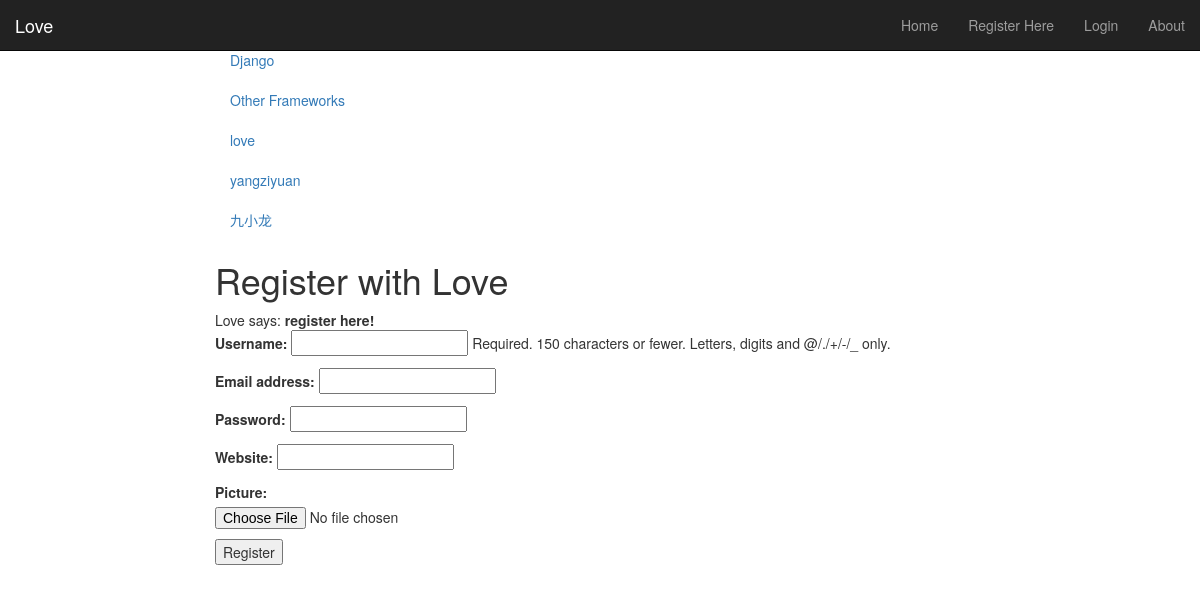
The page /love/register/ on the database its author committed.
### love/models.py (models this page shows, shortened)
class Category(models.Model):
    name = models.CharField(max_length=128, unique=True)
    views = models.IntegerField(default=0)
    likes = models.IntegerField(default=0)
    slug = models.SlugField(unique=True)

### love/views.py (the view)
def register(request):
    registered = False
    if request.method == 'POST':
        user_form = UserForm(data=request.POST)
        profile_form = UserProfileForm(data=request.POST)
        if user_form.is_valid() and profile_form.is_valid():
            user = user_form.save()
            user.set_password(user.password)
            user.save()
            profile = profile_form.save(commit=False)
            profile.user = user
            if 'picture' in request.FILES:
                profile.picture = request.FILES['picture']
            profile.save()
            registered = True
        else:
            print user_form.errors, profile_form.errors
    else:
        user_form = UserForm()
        profile_form = UserProfileForm()
    return render(request,
                  'love/register.html',
                  {'user_form': user_form, 'profile_form': profile_form, 'registered': registered})

### love/forms.py
class UserForm(forms.ModelForm):
    password = forms.CharField(widget=forms.PasswordInput())
    class Meta:
        model = User
        fields = ('username', 'email', 'password')

class UserProfileForm(forms.ModelForm):
    class Meta:
        model = UserProfile
        fields = ('website', 'picture')

### love/templatetags/love_extras.py (called while the page is built)
@register.inclusion_tag('love/cats.html')
def get_category_list(cat=None):
    return {'cats': Category.objects.all(), 'act_cat': cat}

### templates/love/register.html (shortened to what this page needs)
{% extends 'base.html' %}
{% load staticfiles %}
{% block body_block %}
        <h1>Register with Love</h1>
        {% if registered %}
        Love says: <strong>thank you for registering!</strong>
        <a href="/love/">Return to the homepage.</a><br />
        {% else %}
        Love says: <strong>register here!</strong><br />
        <form id="user_form" method="post" action="/love/register/"
                enctype="multipart/form-data">
            {{ user_form.as_p }}
            {{ profile_form.as_p }}
            <input type="submit" name="submit" value="Register" />
        </form>
        {% endif %}
{% endblock %}

### templates/love/cats.html
{% if cats %}
    <ul class="nav nav-sidebar">
    {% for c in cats %}
        {% if c == act_cat %}
            <li  class="active" ><a href="/love/category/{{ c.slug }}">{{ c.name }}</a></li>
            {% else  %}
            <li><a href="/love/category/{{ c.slug }}">{{ c.name }}</a></li>
        {% endif %}
    {% endfor %}
{% else %}
    <li> <strong >There are no category present.</strong></li>
    </ul>
{% endif %}

### rows shown on the page
Category: name "Django"
Category: name "Other Frameworks"
Category: name "love"
Category: name "yangziyuan"
Category: name "九小龙"
